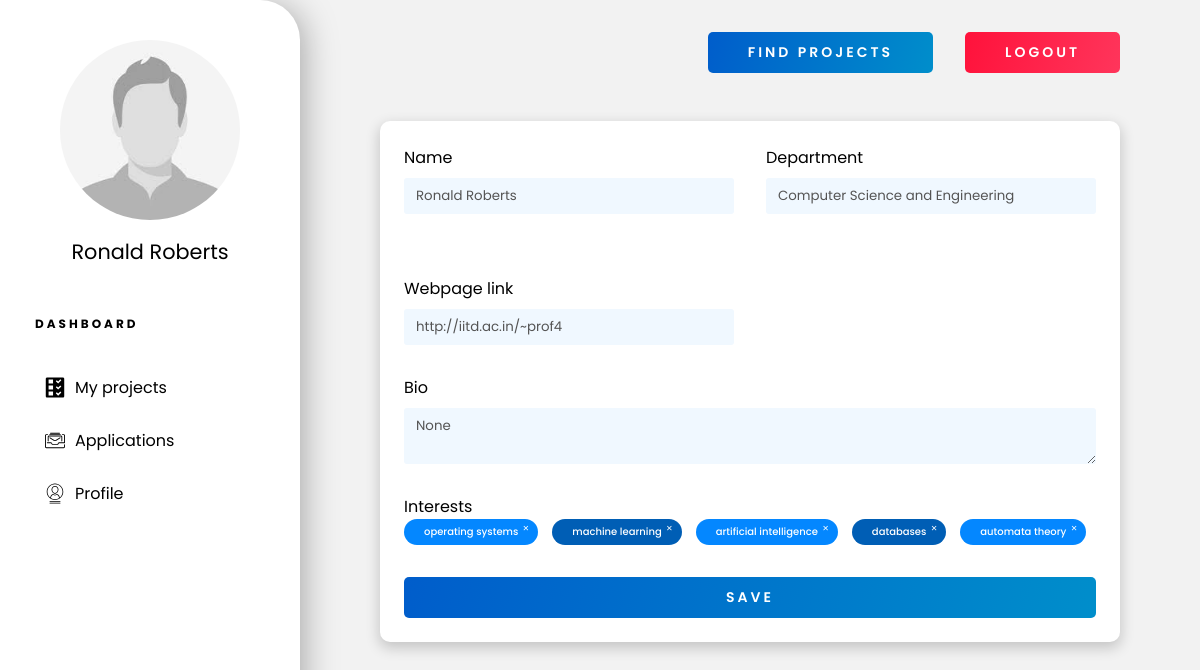
Page /profs/profile/ (signed in) on the committed database.
### portal/models.py (models this page shows, shortened)
class Professor(models.Model):
    user = models.ForeignKey(User, verbose_name=_(
        "Auth User"), on_delete=models.CASCADE)
    dept = models.CharField(_("department"), max_length=50,
                            choices=Departments.choices)
    interests = models.ManyToManyField("Interests")
    webpage_link = models.URLField(
        _("Webpage Link"), max_length=200, null=True)
    pic = models.FileField(
        _("Profile Pic"), upload_to=upload_pic, storage=OverwriteStorage(), null=True)
    bio = models.TextField(_("Biography"), null=True)
    class Meta:
        permissions = (('is_prof', 'Is Prof'),)

class Interests(models.Model):
    research_field = models.CharField(
        _("Research Area of Interest"), max_length=50)

### portal/views.py (the view, shortened to what this page needs)
class ProfViewSet(ModelViewSet):
    queryset = Professor.objects.all()
    serializer_class = ProfSerializer
    permission_classes = [permissions.IsAuthenticated]
    @ action(detail=False, methods=['GET'])
    def profile(self, request):
        user = request.user
        prof = user.professor_set.all()[0]
        serializer = self.get_serializer(prof, many=False)
        interest_text = ', '.join([it['research_field']
                                   for it in serializer.data['interests']])
        return render(request, template_name='profile.html', context={'user_data': serializer.data, 'interest_text': interest_text, 'is_student': isStudent(request.user), 'is_prof': isProf(request.user)})

### portal/models.py (called while the page is built)
def isStudent(user):
    return user.has_perm('portal.is_student')

def isProf(user):
    return user.has_perm('portal.is_prof')

### portal/serializers.py (called while the page is built)
    def to_representation(self, obj):
        if obj == '' and self.allow_blank:
            return obj
        return self._choices[obj]

### templates/profile.html (shortened to what this page needs)
{% extends 'dashboard-base.html' %}
{% load static %}
{% block content %}
<div class="profile-container">
    {% if is_student %}
    <form id="profile-form" method="PUT" action="/students/{{user_data.id}}/">
        {% elif is_prof %}
        <form id="profile-form" method="PUT" action="/profs/{{user_data.id}}/">
            {% endif %}
            <div class="inline">
                <div style="display: flex; flex-direction: column;">
                    <label for="name">Name</label>
                    <input type="text" name="name" id="name" value="{{user_data.user.first_name}} {{user_data.user.last_name}}" disabled>
                </div>
                {% if is_prof %}
                <div style="display: flex; flex-direction: column;">
                    <label for="dept">Department</label>
                    <input type="text" name="dept" id="dept" value="{{user_data.dept}}" disabled>
                </div>
                <div style="display: flex; flex-direction: column;">
                    <label for="dept">Webpage link</label>
                    {% if is_self_profile %}
                    <input type="text" name="webpage_link" id="webpage_link" value="{{user_data.webpage_link}}">
                    {% else %}
                    <input type="text" name="webpage_link" id="webpage_link" value="{{user_data.webpage_link}}" disabled>
                    {% endif %}
                </div>
                {% endif %}
            </div>
            <label for="bio">Bio</label>
            {% if is_self_profile %}
            <textarea name="bio" id="bio" cols="30" rows="2">{{user_data.bio|default_if_none:'' }}</textarea>
            {% else %}
            <textarea name="bio" id="bio" cols="30" rows="2" disabled>{{user_data.bio|default_if_none:'' }}</textarea>
            {% endif %}
            <label for="interests">Interests</label>
            <div class="tag-container">
                {% for interest in user_data.interests %}
                {% if is_self_profile %}
                <div class="tag" onclick="handleTagDelete(this)">{{interest.research_field}}</div>
                {% else %}
                <div class="tag">{{interest.research_field}}</div>
                {% endif %}
                {% endfor %}
            </div>
            <button type="submit" class="btn wide-text bold">Save</button>
        </form>
</div>
{% endblock %}

### templates/dashboard-base.html (shortened to what this page needs)
{% load static %}
<!DOCTYPE html>
<html lang="en">
<head>
    <link rel="stylesheet" href="{% static 'portal/css/master.css' %}">
    <link rel="stylesheet" href="{% static 'portal/css/dashboard.css' %}">
</head>
<body>
    <div class="sidebar-wrapper">
        <img src="/uploads/user_{{user.id}}/pic.jpg" onerror="changePic()" alt="Profile-Picture" class="profile-picture" id="profile-pic">
        <h1 class="name">{{user.first_name}} {{user.last_name}}</h1>
        <h3 class="dashboard-heading wide-text">Dashboard</h3>
        <ul class="dash-nav">
            {% if is_student %}
            <a href="{% url 'applied-projects' %}">
                <li class="dash-links">
                    <img class="dash-icon" src="{% static 'portal/assets/icons/applications.svg' %}">Applied
                </li>
            </a>
            <a href="{% url 'my-projects' %}?bookmarked=true">
                <li class="dash-links">
                    <img class="dash-icon" src="{% static 'portal/assets/icons/bookmark.svg' %}"> Bookmarked
                </li>
            </a>
            <a href="{% url 'student-profile' %}">
                <li class="dash-links">
                    <img class="dash-icon" src="{% static 'portal/assets/icons/profile.svg' %}">Profile
                </li>
            </a>
            {% elif is_prof %}
            <a href="{% url 'my-projects' %}?floated=true">
                <li class="dash-links">
                    <img class="dash-icon" src="{% static 'portal/assets/icons/projects.svg' %}">My projects
                </li>
            </a>
            <a href="{% url 'view-received-applications' %}">
                <li class="dash-links">
                    <img class="dash-icon" src="{% static 'portal/assets/icons/applications.svg' %}">Applications
                </li>
            </a>
            <a href="{% url 'prof-profile' %}">
                <li class="dash-links">
                    <img class="dash-icon" src="{% static 'portal/assets/icons/profile.svg' %}">Profile
                </li>
            </a>
            {% endif %}
        </ul>
    </div>
    <div class="dashboard-wrapper">
        <div class="top-nav">
            <a href="{% url 'find-projects' %}" class="btn bold wide-text" id="searchBtn">Find Projects</a>
            {% if user.is_authenticated %}
            <a href="{% url 'logout' %}" class="btn btn-red wide-text bold" id="logout-btn">Logout</a>
            {% else %}
            <a href="{% url 'login' %}" class="btn btn-red wide-text bold" id="logout-btn">Login</a>
            {% endif %}
        </div>
        <div class="dashboard-content">
            {% block content %}
            {% endblock %}
        </div>
    </div>
</body>
</html>

### static/portal/css/master.css (style rules this page uses)
* { --primary-blue: linear-gradient(106deg, rgba(0, 93, 203, 1) 0%, rgba(0, 142, 203, 1) 100%); --primary-red: linear-gradient(106deg, rgba(255, 18, 59, 1) 0%, rgba(255, 53, 91, 1) 100%); --bg-grey: #f2f2f2; --sec-blue: #0071da; --crimson-red: #da0041; --bright-blue: #0487ff; box-sizing: border-box; padding: 0; margin: 0; font-family: 'Poppins', sans-serif; }
a { text-decoration: none; }
ul { list-style: none; margin-bottom: 0; }
button { outline: none; border: none; }
.wide-text { letter-spacing: 3px; }
.bold { font-weight: 600; }
.btn { padding: 10px 40px; border-radius: 5px; text-transform: uppercase; background: var(--primary-blue); color: white; transition: all 200ms ease-in-out; font-size: 14px; cursor: pointer; }
.btn-red { background: var(--primary-red); }

### static/portal/css/dashboard.css (style rules this page uses)
* { --dash-width: 300px; }
body { background-color: var(--bg-grey); }
.sidebar-wrapper { display: flex; flex-direction: column; position: fixed; left: 0; top: 0; width: var(--dash-width); height: 100vh; background-color: white; padding: 2.5rem 30px; border-radius: 0 40px 40px 0; -webkit-box-shadow: 10px 0px 35px -8px rgba(0, 0, 0, 0.34); -moz-box-shadow: 10px 0px 35px -8px rgba(0, 0, 0, 0.34); box-shadow: 10px 0px 35px -8px rgba(0, 0, 0, 0.34); }
.profile-picture { align-self: center; width: 180px; border-radius: 5000px; }
.name { margin: 1rem 0 3rem; font-size: 1.3rem; align-self: center; font-weight: 400; }
.dashboard-heading { text-transform: uppercase; font-size: 0.75rem; margin-left: 5px; }
.dash-nav { margin: 2rem 0; list-style: none; }
.dash-nav a { color: black; }
.dash-links { margin-bottom: 0.5rem; padding: 10px 15px; border-radius: 5px; display: flex; font-weight: 400; font-size: 1rem; transition: background-color 50ms ease-in; }
.dash-icon { width: 20px; margin-right : 10px }
.dashboard-wrapper { padding: 2rem 5rem; margin-left: var(--dash-width); }
.top-nav { display: grid; grid-template-columns: 9fr 1fr; margin-bottom: 3rem; align-items: center; gap: 2rem; }
#searchBtn { margin-left: auto; }
.profile-container { padding: 24px; margin: 3rem 0; -webkit-box-shadow: 0px 5px 14px 1px rgba(0, 0, 0, 0.19); -moz-box-shadow: 0px 5px 14px 1px rgba(0, 0, 0, 0.19); box-shadow: 0px 5px 14px 1px rgba(0, 0, 0, 0.19); background-color: white; border-radius: 10px; }
.inline { display: grid; gap: 2rem; grid-template-columns: 1fr 1fr; }
.profile-container form { display: flex; flex-direction: column; }
.profile-container textarea, .profile-container input { margin: 8px 0 30px; border: none; outline: none; border-radius: 3px; width: 100%; background-color: aliceblue; padding: 8px 12px; }
.profile-container form button { margin-top: 1rem; }
.tag-container { margin: 0 0 1rem; display: flex; align-items: center; flex-wrap: wrap; gap: 14px; }
.tag-container .tag { position: relative; border-radius: 500px; background-color: #0487ff; padding: 5px 20px; font-size: 10px; color: white; font-weight: 500; }
.tag-container .tag::after { position: absolute; top: 2px; right: 4px; content: '\2715'; color: white; font-size: 8px; border-radius: 2px; transition: all 200ms ease-in-out; padding: 2px 5px; }
.tag-container .tag:nth-of-type(2n) { background-color: #005EB5; }

### rows in the picture
Professor: webpage_link "http://iitd.ac.in/~prof4", bio "None"
Interests: research_field "operating systems"
Interests: research_field "machine learning"
Interests: research_field "artificial intelligence"
Interests: research_field "databases"
Interests: research_field "automata theory"

### other values in the picture
{{ user.first_name }} "Ronald"
{{ user.last_name }} "Roberts"
